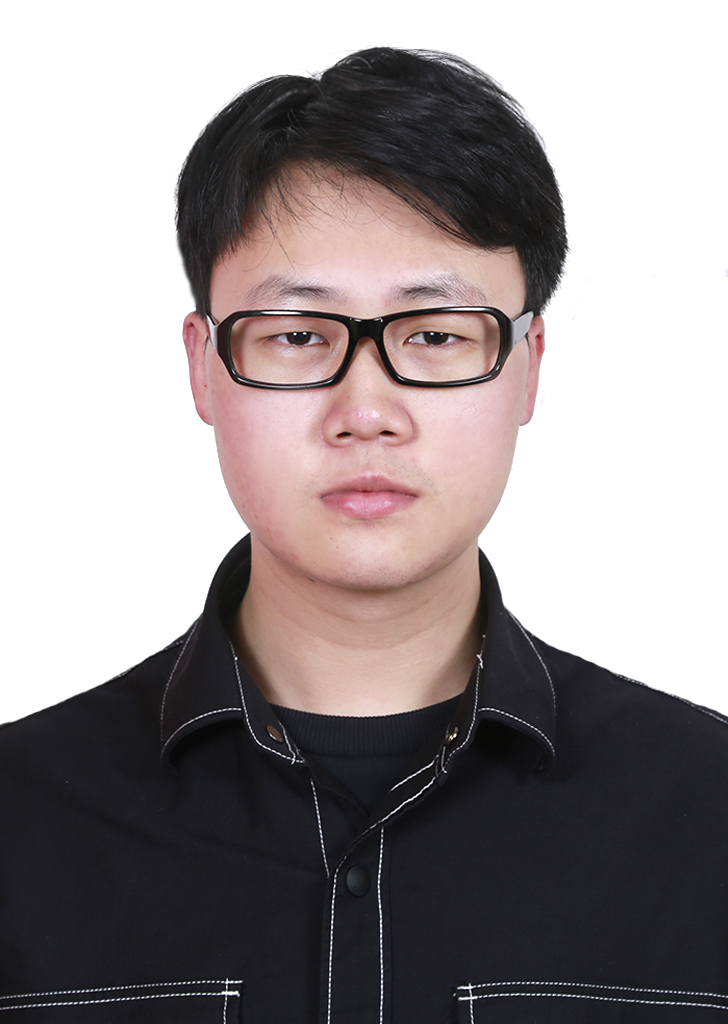
#> input picture sample_data/self.jpg, 728 x 1024 px, found by its file name
$ python resize_save.py
#> lines starting #> are read from the running program, lines starting #| are printed output that depends on the picture
# AUTHOR    ：Lv Wenchao
# coding    : utf-8
# @Time     : 2022/11/13 17:07
# @FileName : conver_2k.py
# @Software : PyCharm
import cv2
import matplotlib.pyplot as plt
from PIL import Image

image_path = r"G:\code\PyProject\image_process\sample_data\self.jpg"

img = cv2.imread(image_path)
#> img is the input picture: shape (1024, 728, 3); mean B, G, R 144.7, 144.2, 151.5
img2 = cv2.resize(img, (45, 32),cv2.INTER_CUBIC)
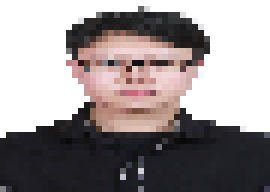
#> img2: shape (32, 45, 3) (shown 6 times larger); mean B, G, R 144.8, 144.3, 151.6
cv2.namedWindow("self", 0)
cv2.imshow('self', img2)
cv2.waitKey(0)
cv2.destroyAllWindows()
